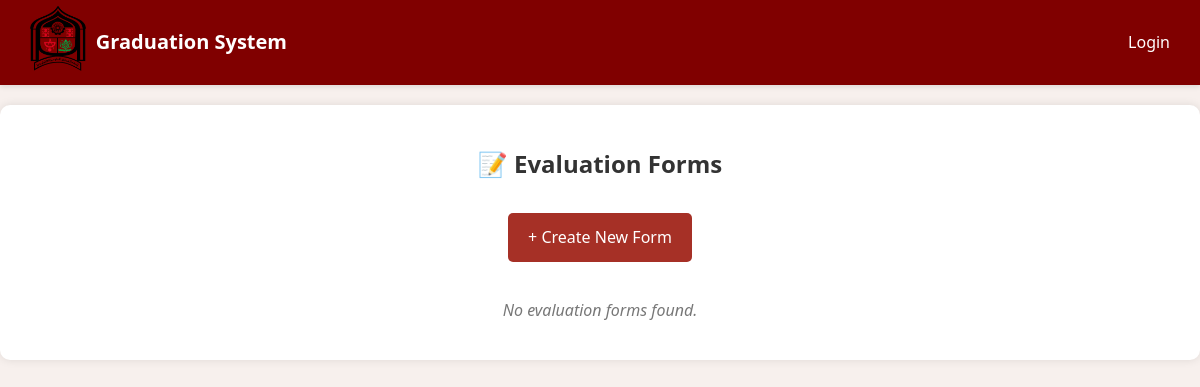
The app's page /api/form/, older data.
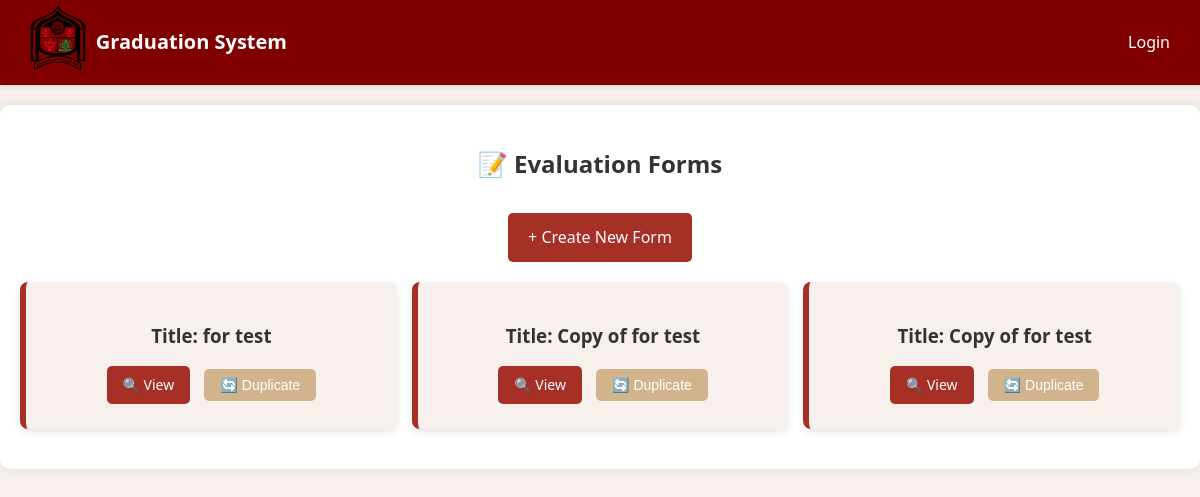
The same page, newer data.
### form/models.py (models this page shows, shortened)
class EvaluationForm(models.Model):
    name = models.CharField(max_length=255)
    coordinators = models.ManyToManyField(Coordinator, blank=True, related_name='evaluation_forms')
    target_role = models.ForeignKey(
        Role,
        on_delete=models.SET_NULL,
        null=True,
        blank=True,
        help_text="The role of users for whom this evaluation form is intended."
    )
    form_weight = models.FloatField(null=False, help_text="The weight of the entire evaluation form.")
    created_at = models.DateTimeField(default=now)

### form/views.py (the view)
# urls.py: path('', evaluation_form_list, name='form-list'),
def evaluation_form_list(request):
    forms = EvaluationForm.objects.all()
    return render(request, 'forms/form_list.html', {'forms': forms})

### notifications/context_processors.py (called while the page is built)
def unread_notifications_count(request):
    if request.user.is_authenticated:
        count = Notification.objects.filter(recipient=request.user, read=False).count()
        return {'unread_notifications_count': count}
    return {'unread_notifications_count': 0}

### templates/forms/form_list.html (shortened to what this page needs)
{% extends "base.html" %}
{% load static %}
{% block head %}
<link rel="stylesheet" href="{% static 'css/forms/forms.css' %}">
{% endblock %}
{% block content %}
{% include "navbar.html" %}
<div class="form-container">
    <h2>📝 Evaluation Forms</h2>
    <a href="{% url 'form:create_evaluation_form' %}" class="btn create-btn btn-primary">+ Create New Form</a>
    {% if forms %}
        <div class="forms-grid">
            {% for form in forms %}
                <div class="form-card">
                    <h3>Title: {{ form.name }}</h3>
                    <div class="form-actions">
                        <a href="{% url 'form:evaluation_form_detail' form.id %}" class="btn view-btn btn-primary">🔍 View</a>
                        <button class="btn duplicate-btn btn-edit" data-url="{% url 'form:duplicate_evaluation_form' form.id %}">🔄 Duplicate</button>
                    </div>
                </div>
            {% endfor %}
        </div>
    {% else %}
        <p class="no-data">No evaluation forms found.</p>
    {% endif %}
</div>
{% endblock %}

Row changes from the older to the newer data that the page shows:
added EvaluationForm: name "for test"
added EvaluationForm: name "Copy of for test"
added EvaluationForm: name "Copy of for test"
Text that changed along with them:
text no longer shown: "No evaluation forms found."
